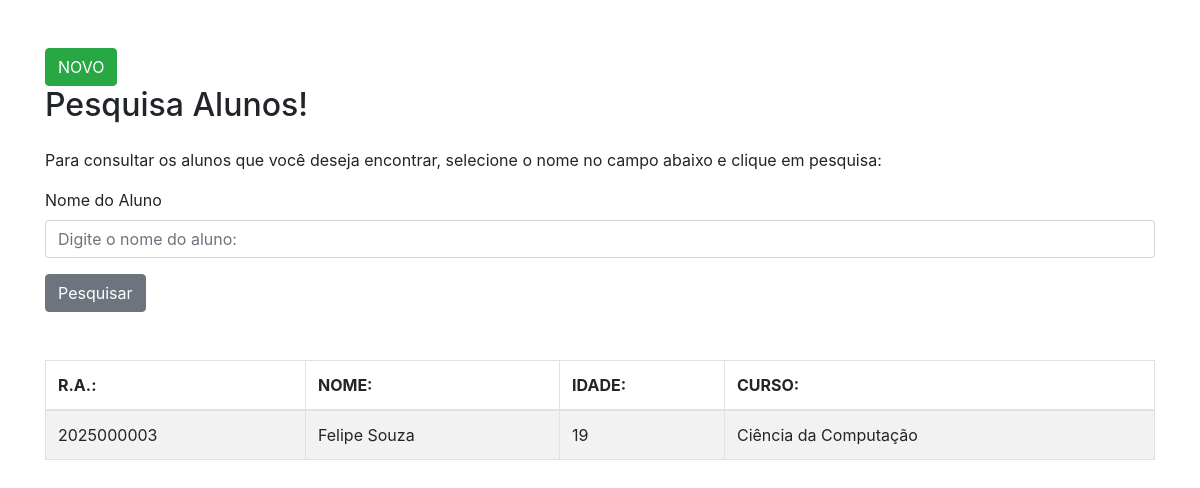
Page /Pesquisa_Inserção_Alunos/aluno_consulta.php?nome=Felipe Souza on the committed database.
### tables this page shows
CREATE TABLE `alunos` (
  `ra` int(11) NOT NULL,
  `nome` varchar(100) NOT NULL,
  `idade` int(11) NOT NULL,
  `curso` varchar(100) NOT NULL
);

### Pesquisa_Inserção_Alunos/aluno_consulta.php (the view, shortened to what this page needs)
<!DOCTYPE html>
<html lang="pt-br">
<head>
    <link rel="stylesheet" href="https://stackpath.bootstrapcdn.com/bootstrap/4.5.2/css/bootstrap.min.css">
</head>
<body class="container mt-5">
    <a href="aluno_novo.php" class="btn btn-success">NOVO</a>
    <h2 class="mb-4">Pesquisa Alunos!</h2>
    <p class="mb-3">Para consultar os alunos que você deseja encontrar, selecione o nome no campo abaixo e clique em pesquisa:</p>
    <form action="" method="get">
        <div class="form-group">
            <label for="nome">Nome do Aluno</label>
            <input type="text" class="form-control" id="nome" placeholder="Digite o nome do aluno:" name="nome">
        </div>
        <button type="submit" class="btn btn-secondary">Pesquisar</button>
    </form>
    <br><br>
    <table class="table table-bordered table-striped">
        <thead>
            <tr>
                <th>R.A.:</th>
                <th>NOME:</th>
                <th>IDADE:</th>
                <th>CURSO:</th>
            </tr>
        </thead>
        <tbody>
            <?php
                $conexao = new mysqli("localhost", "root", "", "ite");
                $nome = "";
                if (isset($_GET['nome'])) {
                    $nome = $_GET['nome'];
                }
                $sql = "SELECT * FROM alunos WHERE nome like '%$nome%'";
                $pesquisa = $conexao->query($sql);
                foreach($pesquisa as $linha)
                {
                    echo "
                    <tr>
                        <td>" . $linha['ra'] . "</td>
                        <td>" . $linha['nome'] ."</td>
                        <td>" . $linha['idade'] ."</td>
                        <td>" . $linha['curso'] . "</td>
                    </tr>
                    ";
                }
            ?>
        </tbody>
    </table>
</body>
</html>

### rows in the picture
alunos: ra "2025000003", nome "Felipe Souza", idade "19", curso "Ciência da Computação"
